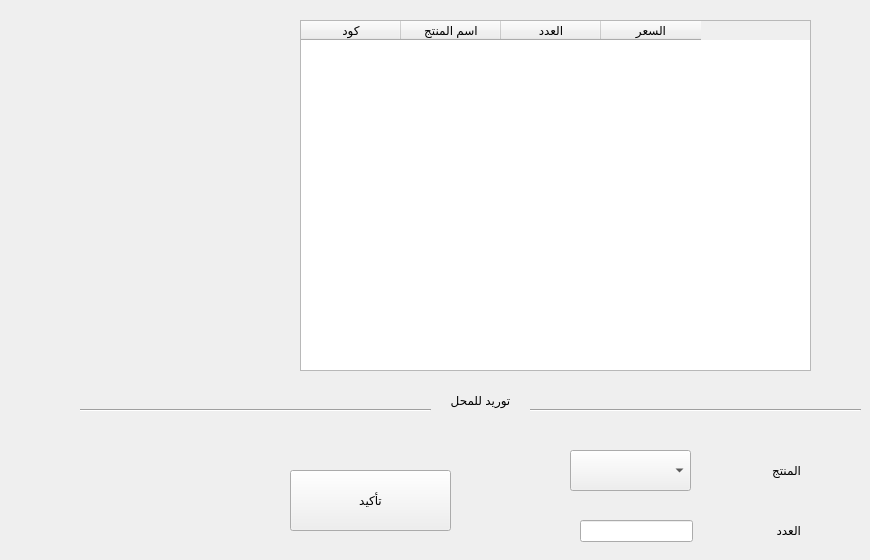
    <widget class="QWidget" name="house_tab">
     <attribute name="title">
      <string>Warhouse</string>
     </attribute>
     <widget class="QTableWidget" name="house_table">
      <property name="geometry">
       <rect>
        <x>300</x>
        <y>20</y>
        <width>511</width>
        <height>351</height>
       </rect>
      </property>
      <column>
       <property name="text">
        <string>كود</string>
       </property>
      </column>
      <column>
       <property name="text">
        <string>اسم المنتج</string>
       </property>
      </column>
      <column>
       <property name="text">
        <string>العدد</string>
       </property>
      </column>
      <column>
       <property name="text">
        <string>السعر</string>
       </property>
      </column>
     </widget>
     <widget class="QLabel" name="label_17">
      <property name="geometry">
       <rect>
        <x>430</x>
        <y>380</y>
        <width>101</width>
        <height>41</height>
       </rect>
      </property>
      <property name="text">
       <string>توريد للمحل</string>
      </property>
      <property name="alignment">
       <set>Qt::AlignCenter</set>
      </property>
     </widget>
     <widget class="Line" name="line">
      <property name="geometry">
       <rect>
        <x>80</x>
        <y>400</y>
        <width>351</width>
        <height>20</height>
       </rect>
      </property>
      <property name="orientation">
       <enum>Qt::Horizontal</enum>
      </property>
     </widget>
     <widget class="Line" name="line_2">
      <property name="geometry">
       <rect>
        <x>530</x>
        <y>400</y>
        <width>331</width>
        <height>20</height>
       </rect>
      </property>
      <property name="orientation">
       <enum>Qt::Horizontal</enum>
      </property>
     </widget>
     <widget class="QLineEdit" name="house_number">
      <property name="geometry">
       <rect>
        <x>580</x>
        <y>520</y>
        <width>113</width>
        <height>22</height>
       </rect>
      </property>
     </widget>
     <widget class="QComboBox" name="house_name">
      <property name="geometry">
       <rect>
        <x>570</x>
        <y>450</y>
        <width>121</width>
        <height>41</height>
       </rect>
      </property>
     </widget>
     <widget class="QLabel" name="label_18">
      <property name="geometry">
       <rect>
        <x>700</x>
        <y>450</y>
        <width>101</width>
        <height>41</height>
       </rect>
      </property>
      <property name="text">
       <string>المنتج</string>
      </property>
     </widget>
     <widget class="QLabel" name="label_19">
      <property name="geometry">
       <rect>
        <x>700</x>
        <y>510</y>
        <width>101</width>
        <height>41</height>
       </rect>
      </property>
      <property name="text">
       <string>العدد</string>
      </property>
     </widget>
     <widget class="QPushButton" name="house_ok">
      <property name="geometry">
       <rect>
        <x>290</x>
        <y>470</y>
        <width>161</width>
        <height>61</height>
       </rect>
      </property>
      <property name="text">
       <string>تأكيد</string>
      </property>
     </widget>
    </widget>
